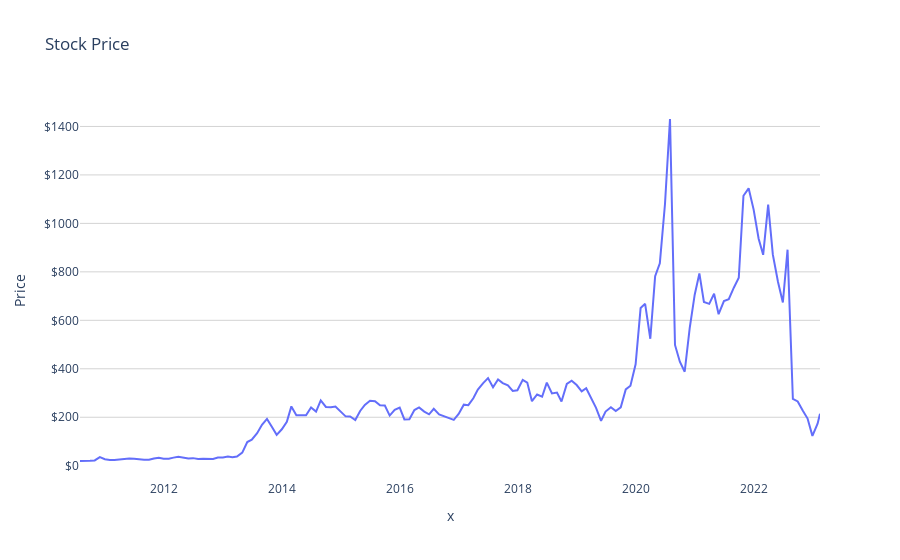
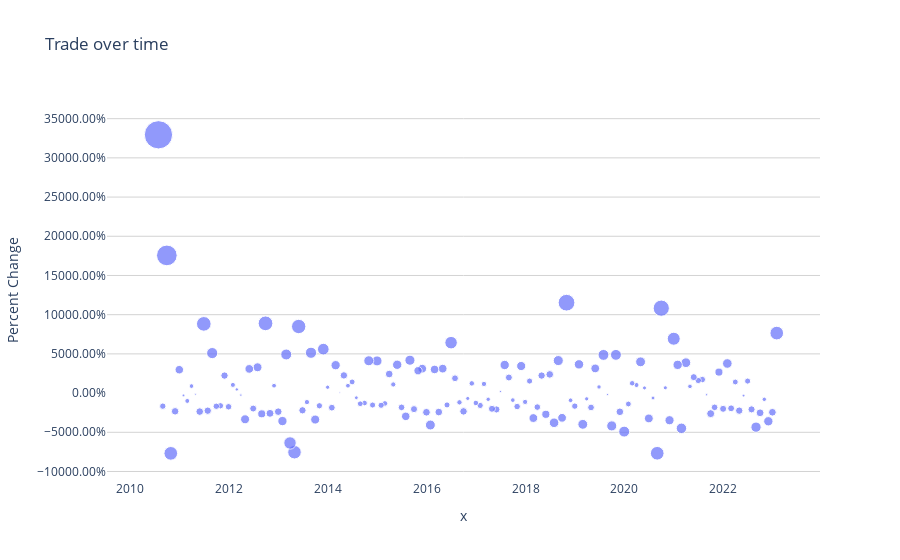

These figures' notebook cell, in order:
### Code cell
stockViz(data_for_visualization)

### Figure 1 — Plotly figure (JSON) as saved in the notebook; plotly's stock layout.template omitted (floating-point values rounded to 4 significant figures; data arrays with more than 128 entries replaced by an {"elided": "..."} marker saying what was removed)
{"data": [{"hovertemplate": "x=%{x}<br>y=%{y}<extra></extra>", "legendgroup": "", "line": {"color": "#636efa", "dash": "solid"}, "marker": {"symbol": "circle"}, "mode": "lines", "name": "", "orientation": "v", "showlegend": false, "type": "scatter", "x": {"elided": "152 str values"}, "xaxis": "x", "y": {"elided": "152 float values"}, "yaxis": "y"}], "layout": {"autosize": true, "legend": {"tracegroupgap": 0}, "plot_bgcolor": "rgb(255, 255, 255)", "title": {"text": "Stock Price"}, "xaxis": {"anchor": "y", "autorange": true, "domain": [0, 1], "gridcolor": "lightgray", "range": ["2010-07-30", "2023-02-15"], "showgrid": false, "title": {"text": "x"}, "type": "date"}, "yaxis": {"anchor": "x", "autorange": true, "domain": [0, 1], "gridcolor": "lightgray", "range": [-58.92, 1509.0], "tickformat": "$", "title": {"text": "Price"}, "type": "linear"}}}

### Figure 2 — Plotly figure (JSON) as saved in the notebook; plotly's stock layout.template omitted (floating-point values rounded to 4 significant figures; data arrays with more than 128 entries replaced by an {"elided": "..."} marker saying what was removed)
{"data": [{"hovertemplate": "x=%{x}<br>y=%{y}<br>size=%{marker.size}<extra></extra>", "legendgroup": "", "marker": {"color": "#636efa", "size": {"elided": "152 float values"}, "sizemode": "area", "sizeref": 0.8235, "symbol": "circle"}, "mode": "markers", "name": "", "orientation": "v", "showlegend": false, "type": "scatter", "x": {"elided": "152 str values"}, "xaxis": "x", "y": {"elided": "152 float values"}, "yaxis": "y"}], "layout": {"autosize": true, "legend": {"itemsizing": "constant", "tracegroupgap": 0}, "plot_bgcolor": "rgb(255, 255, 255)", "title": {"text": "Trade over time"}, "xaxis": {"anchor": "y", "autorange": true, "domain": [0, 1], "gridcolor": "lightgray", "range": ["2009-08-10 00:50:17.9589", "2023-12-03 00:18:36.5197"], "showgrid": false, "title": {"text": "x"}, "type": "date"}, "yaxis": {"anchor": "x", "autorange": true, "domain": [0, 1], "gridcolor": "lightgray", "range": [-125.7, 402.2], "tickformat": ".2%", "title": {"text": "Percent Change"}, "type": "linear"}}}
